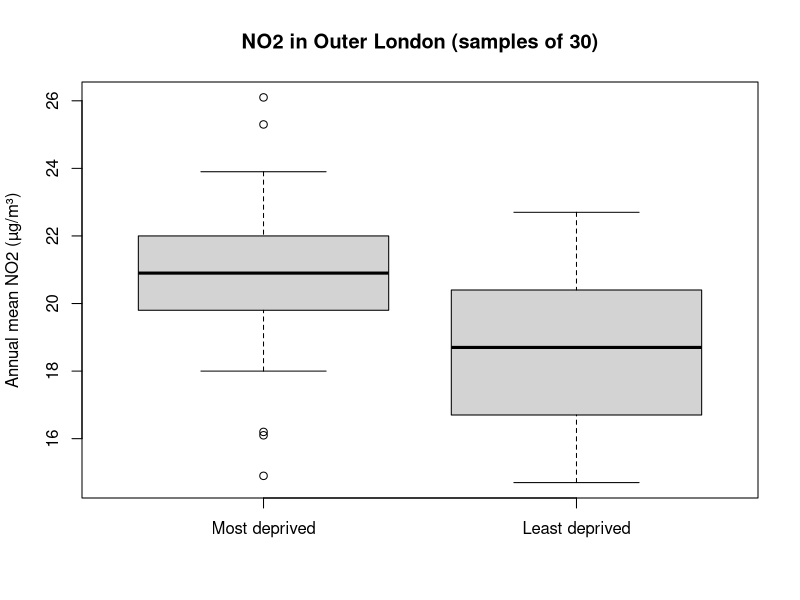
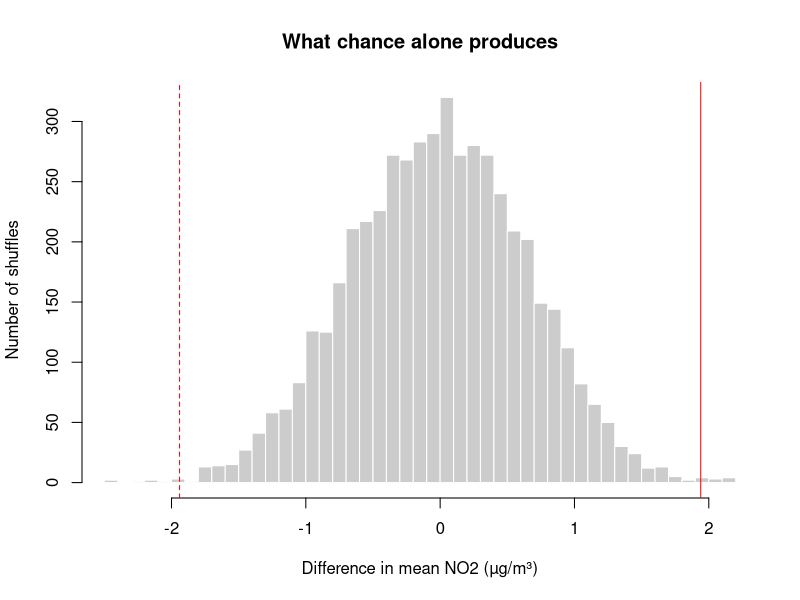

Reproduce these figures in R, in order.
## ---- chunk 1
#| label: 07-load
#| filename: 'R code'
#| message: false
# load the tidyverse and the data
library(tidyverse)
lsoa <- read_csv('data/london-lsoa-air-quality.csv')

# income deprivation quintiles across London, as in Session 5
lsoa <- lsoa |>
  mutate(income_quintile = ntile(income_score, 5))

# Outer London, least (1) and most (5) deprived fifths only
outer <- lsoa |>
  filter(inner_outer == 'Outer', income_quintile %in% c(1, 5)) |>
  mutate(group = if_else(income_quintile == 5, 'Most deprived', 'Least deprived'),
         group = factor(group, levels = c('Most deprived', 'Least deprived')))

# a random sample of 30 LSOAs from each group
set.seed(48)
my_sample <- outer |>
  group_by(group) |>
  slice_sample(n = 30) |>
  ungroup()
## ---- chunk 2
#| label: 07-describe
#| filename: 'R code'
# group summaries
my_sample |>
  group_by(group) |>
  summarise(n = n(),
            mean = mean(no2),
            sd = sd(no2))

# the observed difference in means
obs_diff <- mean(my_sample$no2[my_sample$group == 'Most deprived']) -
  mean(my_sample$no2[my_sample$group == 'Least deprived'])
obs_diff
## ---- chunk 3
#| label: fig-07-box
#| fig-cap: NO2 in samples of 30 Outer London LSOAs from the most and least income-deprived fifths.
#| filename: 'R code'
boxplot(no2 ~ group, data = my_sample,
        main = 'NO2 in Outer London (samples of 30)',
        xlab = '', ylab = 'Annual mean NO2 (µg/m³)')
## ---- chunk 4
#| label: 07-perm
#| filename: 'R code'
# shuffle the group labels 5,000 times; each time, compute the difference
set.seed(48)
perm_diffs <- replicate(5000, {
  shuffled <- sample(my_sample$group)
  mean(my_sample$no2[shuffled == 'Most deprived']) -
    mean(my_sample$no2[shuffled == 'Least deprived'])
})
## ---- chunk 5
#| label: fig-07-perm
#| fig-cap: Differences in means after shuffling the group labels 5,000 times. The solid red line is the observed difference; the dashed line is the same difference in the other direction.
#| filename: 'R code'
hist(perm_diffs, breaks = 40,
     xlim = range(perm_diffs, obs_diff, -obs_diff),
     main = 'What chance alone produces',
     xlab = 'Difference in mean NO2 (µg/m³)', ylab = 'Number of shuffles',
     col = 'grey80', border = 'white')
abline(v = c(obs_diff, -obs_diff), col = 'red', lty = c(1, 2))
## ---- chunk 6
#| label: 07-perm-p
#| filename: 'R code'
# p-value: how often is chance at least as extreme as our data?
mean(abs(perm_diffs) >= abs(obs_diff))
## ---- chunk 7
#| label: 07-ttest
#| filename: 'R code'
# Welch two-sample t-test: NO2 by group
t_result <- t.test(no2 ~ group, data = my_sample)
t_result
## ---- chunk 8
#| label: 07-effect
#| filename: 'R code'
# difference in means (Most minus Least deprived) and its 95% CI
unname(t_result$estimate[1] - t_result$estimate[2])
t_result$conf.int
## ---- chunk 9
#| label: 07-cohen
#| filename: 'R code'
# Cohen's d: difference in standard deviation units
sds <- my_sample |>
  group_by(group) |>
  summarise(sd = sd(no2))
pooled_sd <- sqrt(mean(sds$sd^2))
obs_diff / pooled_sd
## ---- chunk 10
#| label: 07-truth
#| filename: 'R code'
# the true difference in Outer London
true_diff <- mean(outer$no2[outer$group == 'Most deprived']) -
  mean(outer$no2[outer$group == 'Least deprived'])
true_diff
## ---- chunk 11
#| label: 07-inner
#| filename: 'R code'
# the same comparison, in Inner London
inner <- lsoa |>
  filter(inner_outer == 'Inner', income_quintile %in% c(1, 5)) |>
  mutate(group = if_else(income_quintile == 5, 'Most deprived', 'Least deprived'),
         group = factor(group, levels = c('Most deprived', 'Least deprived')))

set.seed(48)
inner_sample <- inner |>
  group_by(group) |>
  slice_sample(n = 30) |>
  ungroup()

t.test(no2 ~ group, data = inner_sample)
## ---- chunk 12
#| label: 07-inner-truth
#| filename: 'R code'
# the true difference in Inner London
mean(inner$no2[inner$group == 'Most deprived']) -
  mean(inner$no2[inner$group == 'Least deprived'])
## ---- chunk 13
#| label: 07-large-n
#| filename: 'R code'
# a small difference, large samples
large <- lsoa |>
  filter(income_quintile %in% c(4, 5)) |>
  mutate(group = factor(income_quintile))

set.seed(48)
large_sample <- large |>
  group_by(group) |>
  slice_sample(n = 800) |>
  ungroup()

t.test(no2 ~ group, data = large_sample)
## ---- chunk 14
#| label: 07-multiple
#| filename: 'R code'
# 1,000 tests where there is no difference at all
same_group <- lsoa |>
  filter(inner_outer == 'Outer', income_quintile == 3)

set.seed(48)
p_values <- replicate(1000, {
  a <- sample(same_group$no2, 30)
  b <- sample(same_group$no2, 30)
  t.test(a, b)$p.value
})

# how many are 'significant', and what share?
sum(p_values < 0.05)
mean(p_values < 0.05)
